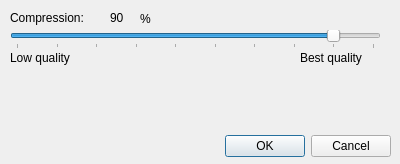
<?xml version="1.0" encoding="UTF-8"?>
<ui version="4.0">
 <class>CompressionDialog</class>
 <widget class="QDialog" name="CompressionDialog">
  <property name="windowModality">
   <enum>Qt::ApplicationModal</enum>
  </property>
  <property name="geometry">
   <rect>
    <x>0</x>
    <y>0</y>
    <width>400</width>
    <height>164</height>
   </rect>
  </property>
  <property name="windowTitle">
   <string>JPEG</string>
  </property>
  <widget class="QDialogButtonBox" name="buttonBox">
   <property name="geometry">
    <rect>
     <x>50</x>
     <y>130</y>
     <width>341</width>
     <height>32</height>
    </rect>
   </property>
   <property name="orientation">
    <enum>Qt::Horizontal</enum>
   </property>
   <property name="standardButtons">
    <set>QDialogButtonBox::Cancel|QDialogButtonBox::Ok</set>
   </property>
  </widget>
  <widget class="QLabel" name="label">
   <property name="geometry">
    <rect>
     <x>10</x>
     <y>10</y>
     <width>91</width>
     <height>16</height>
    </rect>
   </property>
   <property name="text">
    <string>Compression:</string>
   </property>
  </widget>
  <widget class="QLabel" name="valueLabel">
   <property name="geometry">
    <rect>
     <x>110</x>
     <y>10</y>
     <width>41</width>
     <height>16</height>
    </rect>
   </property>
   <property name="text">
    <string>90</string>
   </property>
  </widget>
  <widget class="QSlider" name="horizontalSlider">
   <property name="geometry">
    <rect>
     <x>10</x>
     <y>30</y>
     <width>371</width>
     <height>19</height>
    </rect>
   </property>
   <property name="minimum">
    <number>10</number>
   </property>
   <property name="maximum">
    <number>100</number>
   </property>
   <property name="value">
    <number>90</number>
   </property>
   <property name="orientation">
    <enum>Qt::Horizontal</enum>
   </property>
   <property name="tickPosition">
    <enum>QSlider::TicksBelow</enum>
   </property>
   <property name="tickInterval">
    <number>10</number>
   </property>
  </widget>
  <widget class="QLabel" name="label_3">
   <property name="geometry">
    <rect>
     <x>10</x>
     <y>50</y>
     <width>91</width>
     <height>16</height>
    </rect>
   </property>
   <property name="text">
    <string>Low quality</string>
   </property>
  </widget>
  <widget class="QLabel" name="label_4">
   <property name="geometry">
    <rect>
     <x>300</x>
     <y>50</y>
     <width>81</width>
     <height>16</height>
    </rect>
   </property>
   <property name="text">
    <string>Best quality</string>
   </property>
  </widget>
  <widget class="QLabel" name="label_2">
   <property name="geometry">
    <rect>
     <x>140</x>
     <y>10</y>
     <width>16</width>
     <height>17</height>
    </rect>
   </property>
   <property name="text">
    <string>%</string>
   </property>
  </widget>
 </widget>
 <resources/>
 <connections>
  <connection>
   <sender>buttonBox</sender>
   <signal>accepted()</signal>
   <receiver>CompressionDialog</receiver>
   <slot>accept()</slot>
   <hints>
    <hint type="sourcelabel">
     <x>248</x>
     <y>254</y>
    </hint>
    <hint type="destinationlabel">
     <x>157</x>
     <y>274</y>
    </hint>
   </hints>
  </connection>
  <connection>
   <sender>buttonBox</sender>
   <signal>rejected()</signal>
   <receiver>CompressionDialog</receiver>
   <slot>reject()</slot>
   <hints>
    <hint type="sourcelabel">
     <x>316</x>
     <y>260</y>
    </hint>
    <hint type="destinationlabel">
     <x>286</x>
     <y>274</y>
    </hint>
   </hints>
  </connection>
 </connections>
</ui>
